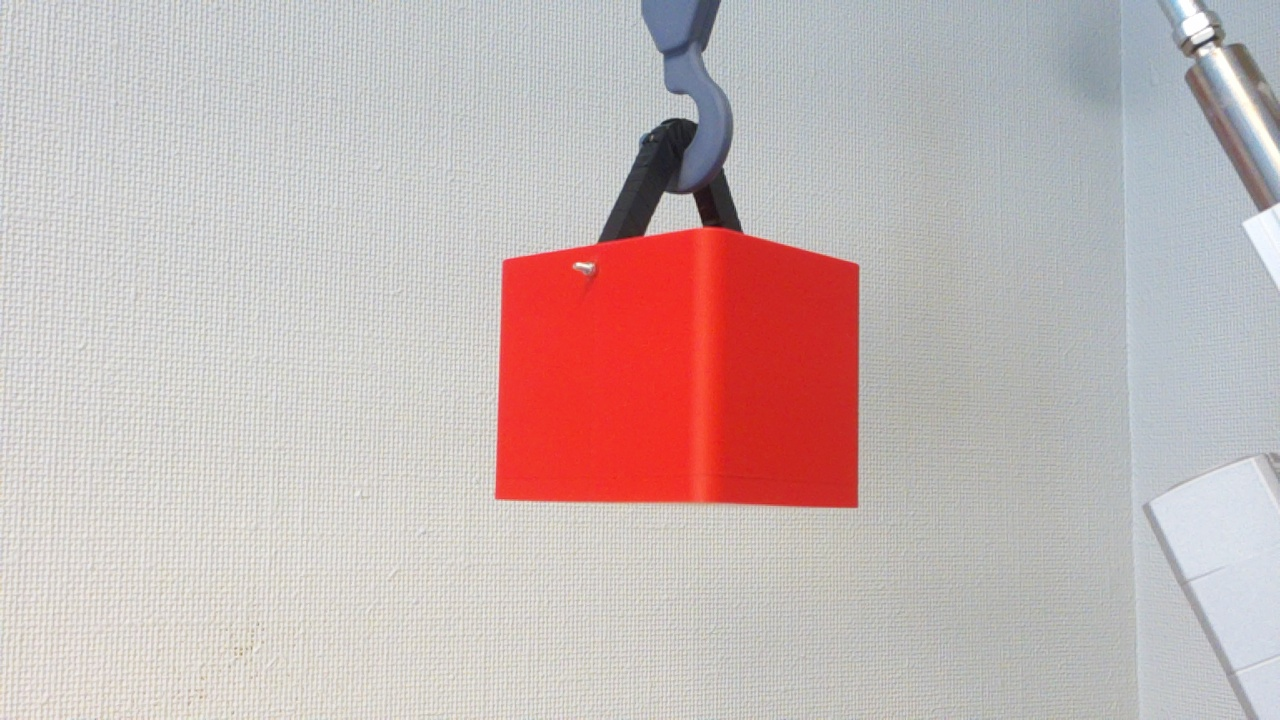
#> input picture src/object_recognition/python/1.jpg, 1280 x 720 px, given in place of the camera
$ python good.py
#> lines starting #> are read from the running program, lines starting #| are printed output that depends on the picture; after the words box and inside, x2 and y2 are one past the last pixel; in counts of white or black regions, pixels touching at a corner belong together

import numpy as np
import matplotlib as mpl
import matplotlib.pyplot as plt
import cv2 as cv2
import time as t
import imutils
import math

def distance(pt1, pt2):
    (x1, y1), (x2, y2) = pt1, pt2
    dist = math.sqrt( (x2 - x1)**2 + (y2 - y1)**2 )
    return dist

def clean_up_points(thresh : int, coordiantes):
    coor_tuples_copy = coordiantes
    i = 1
    for pt1 in coordiantes:
    # print(' I :', i)
        for pt2 in coordiantes[i::1]:
            # print(pt1, pt2)
            # print('Distance :', distance(pt1, pt2))
            if(distance(pt1, pt2) < thresh):
                coor_tuples_copy.remove(pt2)
        i+=1
    return coor_tuples_copy

# [55 lines left out: functions clean_up_points_inverse, find_rectangle, collect_points, not called in this run]


cam = cv2.VideoCapture(0)

while(True):
    # Read image
    # image = cv2.imread("1.jpg")[0:1280, 200:1000]
    ret, image = cam.read(0)
#> image is the input picture: shape (720, 1280, 3); mean B, G, R 180.4, 181.3, 198.6

    if not ret:
        print("Failed to capture image")
        break

    output_actually_clean_up = image.copy()
    output_actually_good = image.copy()
    # image = image[0:720, 200:1000]

    # COnvert to grayscale
    gray = cv2.cvtColor(image, cv2.COLOR_BGR2GRAY)

    # smooth the image
    # gray = cv2.GaussianBlur(gray, (5, 1), 0)
    bi = cv2.bilateralFilter(gray, 5, 75, 75)
    # smooth = cv2.GaussianBlur(gray, (5, 7), 0)

    canny = cv2.Canny(bi, 100, 300)
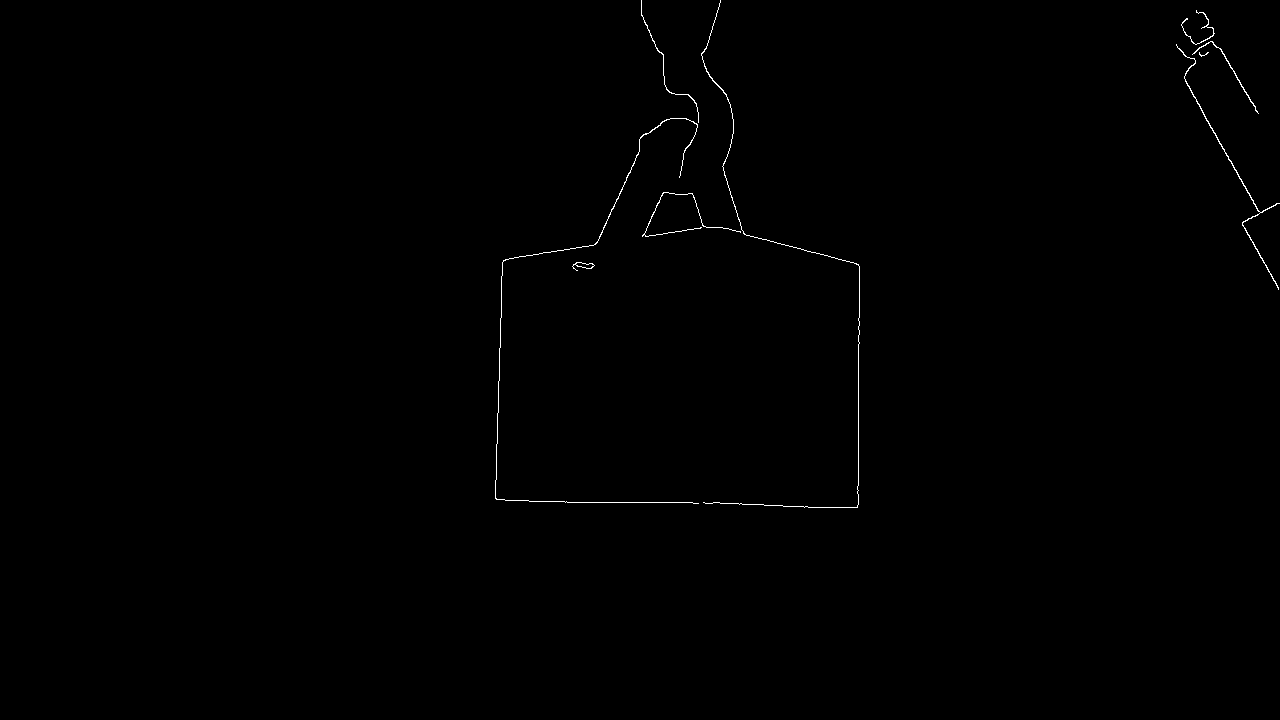
#> canny: shape (720, 1280); 0.3% white in thin lines or dots, all inside (x1, y1, x2, y2) = (495, 0, 1280, 508)
    # plt.imshow(fix_image(canny))
    # plt.show()


    dst = cv2.cornerHarris(canny, 2, 3, 0.04)
    # plt.imshow(dst, cmap='gray')
    # plt.show()

    mask = np.zeros_like(gray)

    mask[dst > 0.015 * dst.max()] = 255
    # plt.imshow(fix_image(mask))
    # plt.show()

    coordinates = np.argwhere(mask)

    # print(coordinates)

    coor_list = [l.tolist() for l in list(coordinates)]

    coor_tuples = [tuple(l) for l in coor_list]

    # if(coor_tuples == []):
    #     continue

    for (x, y) in coor_tuples:
        cv2.circle(image, (y, x), 5, (0, 255, 0), -1)
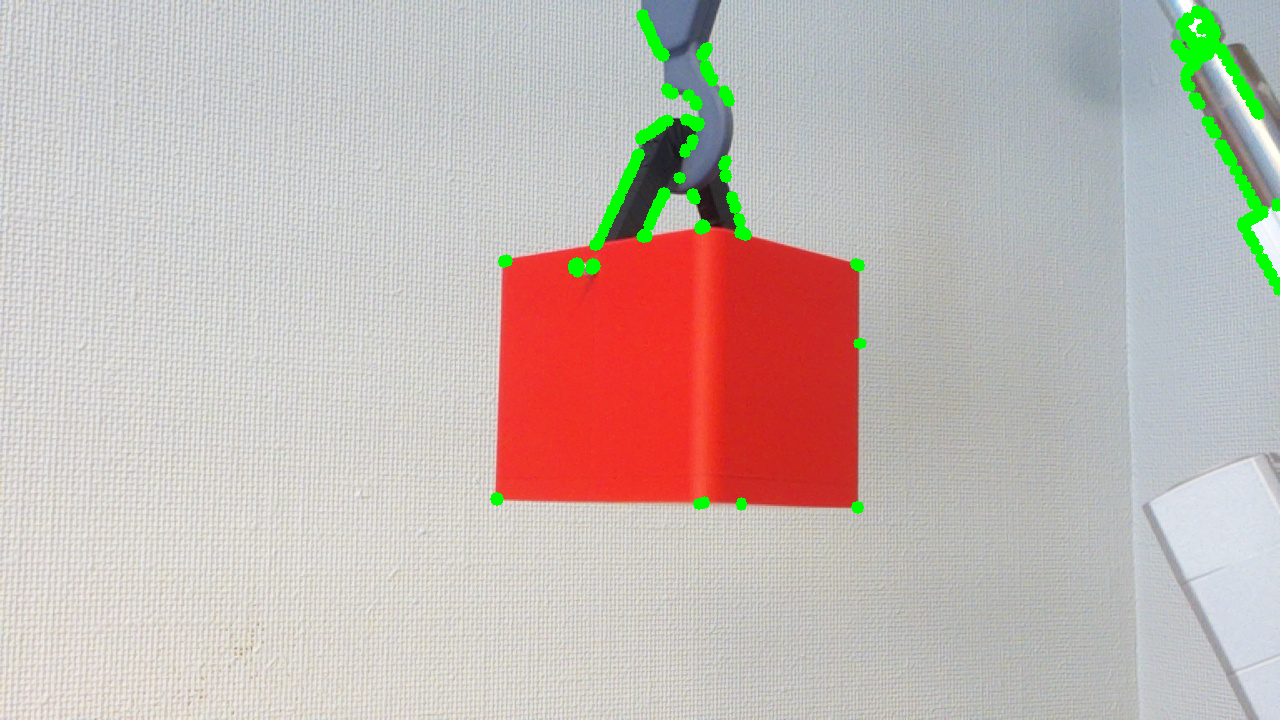
#> image: shape (720, 1280, 3); 1.48% of pixels changed, all inside (x1, y1, x2, y2) = (490, 5, 1280, 514)

    # cv2.imshow("Corners", image)
    cv2.imshow("Canny", canny)
    # cv2.imshow("Bilateral", bi)
    # cv2.waitKey(0)

    coor_tuples_copy = clean_up_points(80, coor_tuples)

    for (x, y) in coor_tuples_copy:
        cv2.circle(output_actually_clean_up, (y, x), 5, (0, 255, 0), -1)
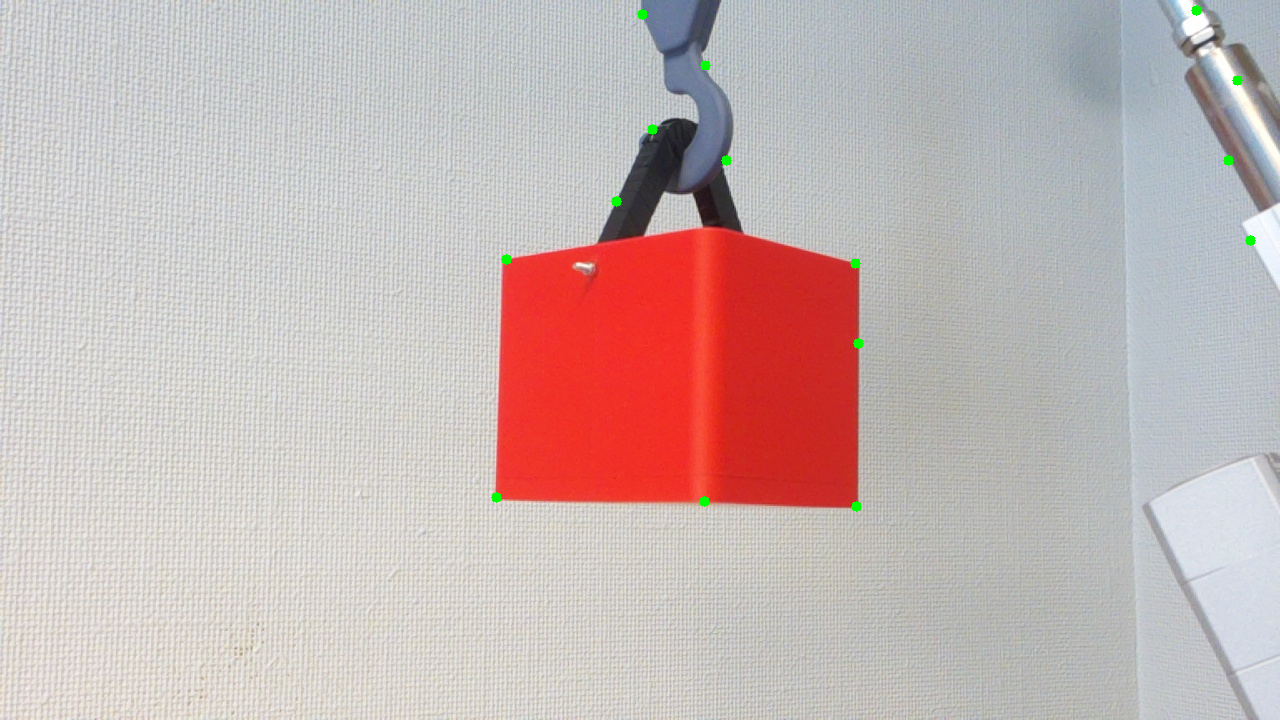
#> output_actually_clean_up: shape (720, 1280, 3); 0.13% of pixels changed, all inside (x1, y1, x2, y2) = (491, 5, 1256, 512)

    cv2.imshow("Clean up", output_actually_clean_up)
    # cv2.waitKey(0)

    print(len(coor_tuples_copy))

    # print(corners)
    actually_good = []

    for i in range(0, len(coor_tuples_copy) - 1, 1):
        x1, y1 = coor_tuples_copy[i]
        x2, y2 = coor_tuples_copy[i + 1]
        if(y2 - y1 == 0) or (x2 - x1) == 0:
            continue
        if (abs(math.tanh((x2 - x1) / (y2 - y1))) < 0.05):
            print(i)
            print(f"x1, y1: {x1}, {y1} x2, y2: {x2}, {y2}")
            print(abs(math.tanh((x2 - x1) / (y2 - y1))))
            actually_good.append([y1, x1])
            actually_good.append([y2, x2])
            cv2.circle(output_actually_good, (y1, x1), 3, (255, 0, 0), -1)
            cv2.circle(output_actually_good, (y2, x2), 3, (255, 0, 0), -1)
            cv2.line(output_actually_good, (y1, x1), (y2, x2), (255, 0, 0), 1)
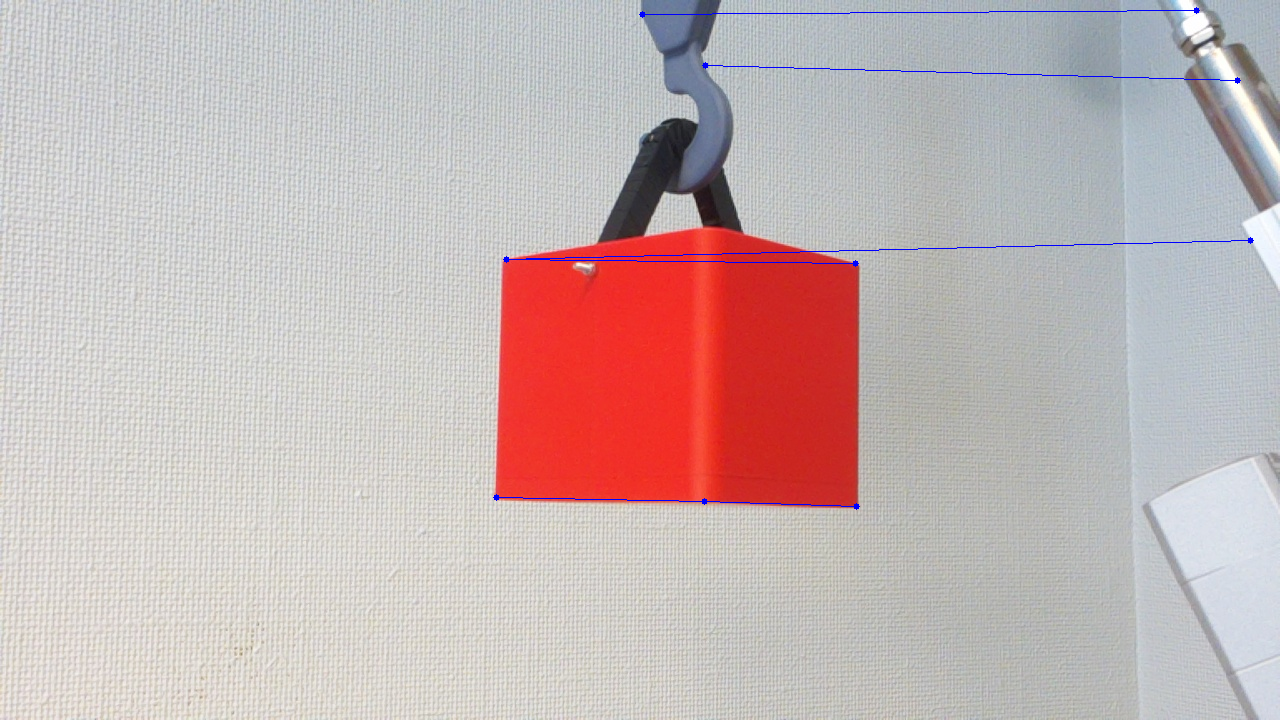
#> output_actually_good: shape (720, 1280, 3); 0.3% of pixels changed, all inside (x1, y1, x2, y2) = (493, 7, 1254, 510)
#> after the loop, actually_good = [[1196, 10], [642, 14], [705, 65], [1237, 80], [1250, 240], [506, 259], [506, 259], [855, 263], [496, 497], [704, 501], [704, 501], [856, 506]]

    print(actually_good)
#| [[1196, 10], [642, 14], [705, 65], [1237, 80], [1250, 240], [506, 259], [506, 259], [855, 263], [496, 497], [704, 501], [704, 501], [856, 506]]

    cv2.imshow("hmm", output_actually_good)
# [20 lines of commented-out code are left out]

    key = cv2.waitKey(1) & 0xFF
#> (key Esc is pressed here)

    if (key == 113):
        break

cam.release()
cv2.destroyAllWindows()

print("Done")

$ run again, on src/object_recognition/python/short_image.jpg
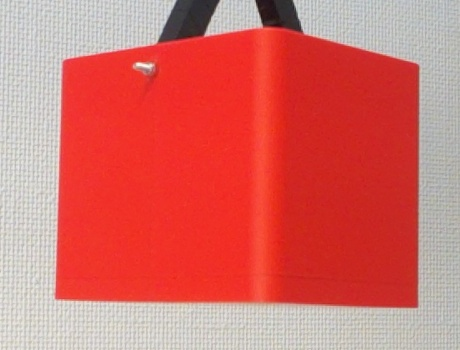
#> input picture src/object_recognition/python/short_image.jpg, 460 x 350 px, given in place of the camera
#> image is the input picture: shape (350, 460, 3); mean B, G, R 102.7, 108.1, 213.5
#> `canny = cv2.Canny(bi, 100, 300)`:
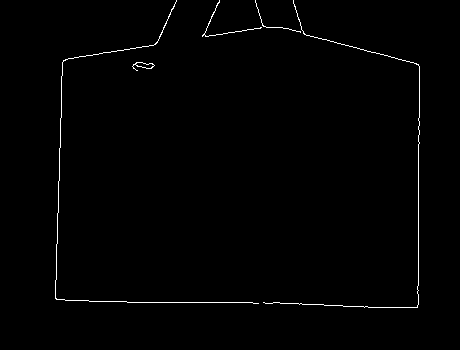
#> canny: shape (350, 460); 0.85% white in thin lines or dots, all inside (x1, y1, x2, y2) = (55, 0, 420, 308)
#> after the loop `for i in range(0, len(coor_tuples_copy) - 1, 1):`:
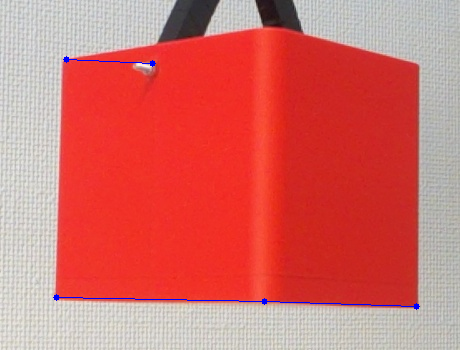
#> output_actually_good: shape (350, 460, 3); 0.35% of pixels changed, all inside (x1, y1, x2, y2) = (53, 56, 420, 310)
#> after the loop `for i in range(0, len(coor_tuples_copy) - 1, 1):`: actually_good = [[66, 59], [152, 63], [56, 297], [264, 301], [264, 301], [416, 306]]
#| [[66, 59], [152, 63], [56, 297], [264, 301], [264, 301], [416, 306]]
